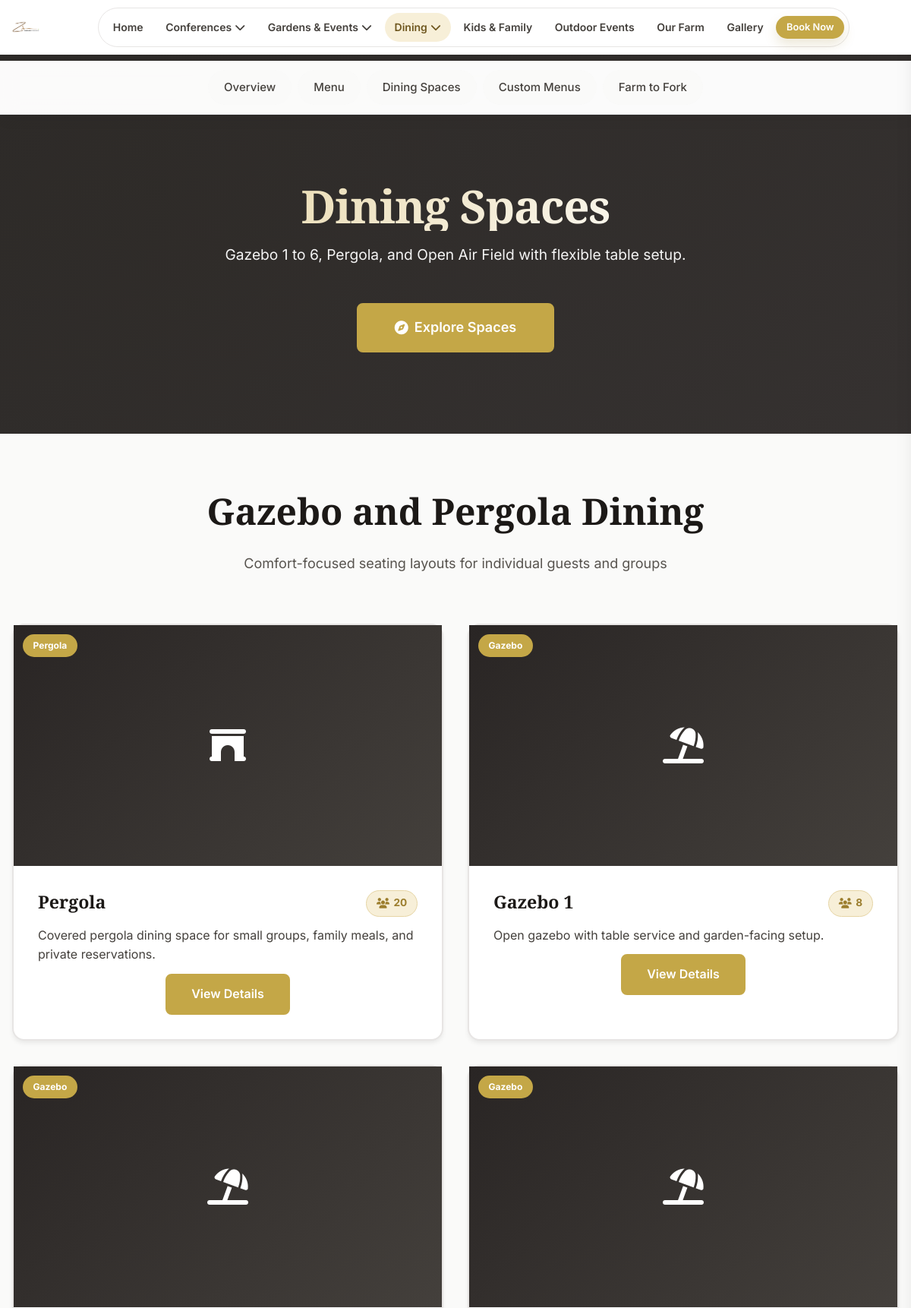
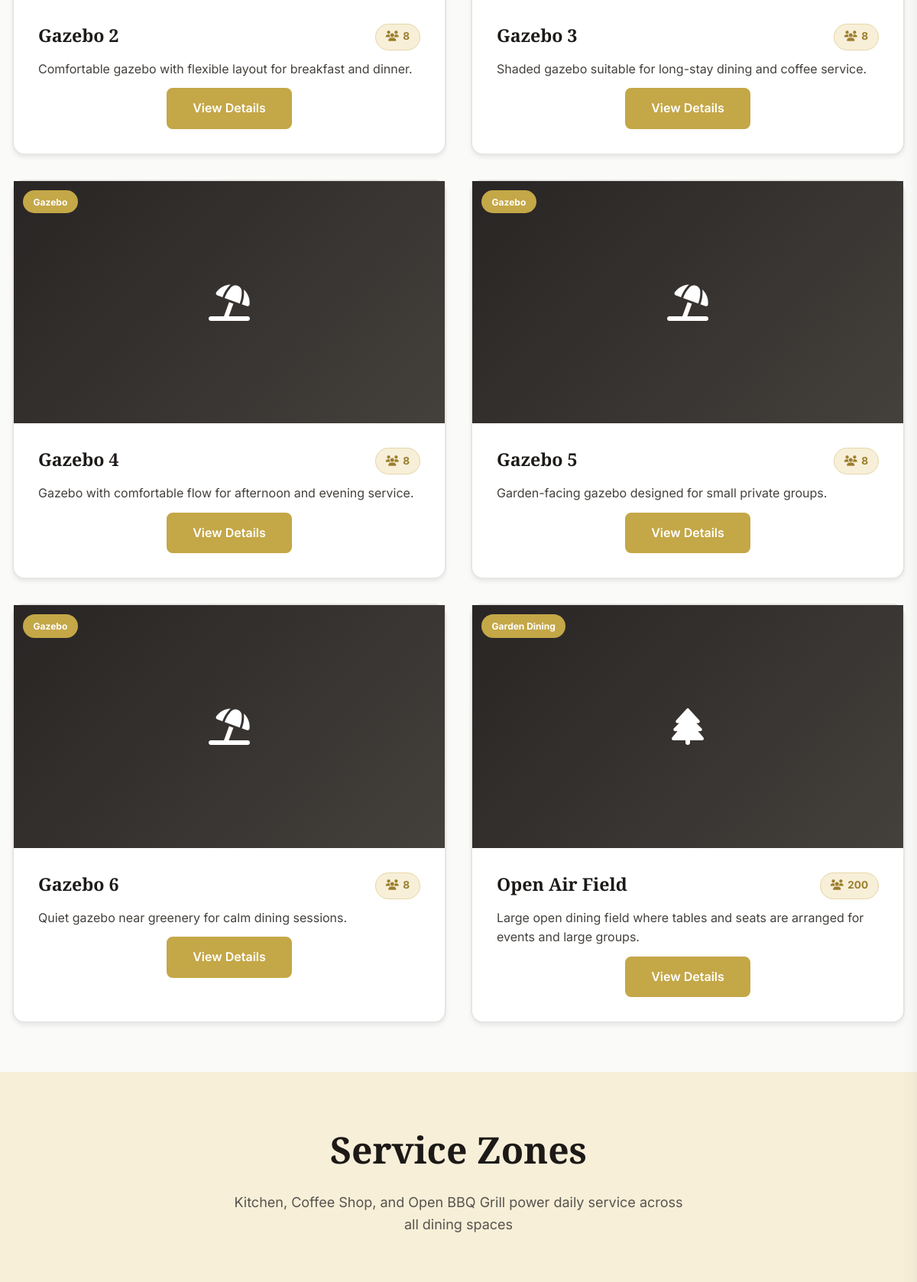
The page /dining/dining-spaces/ (upper part) on the database its author committed (2 pictures, top to bottom).
### apps/dining/models.py (models this page shows, shortened)
class DiningPage(SEOFields, TimeStampedModel):
    hero_title = models.CharField(
        max_length=200,
        default="Dining Experience"
    )
    hero_subtitle = models.TextField(
        default="Farm-to-fork dining in a serene, non-alcoholic environment"
    )
    intro_text = models.TextField(
        default="Experience fresh, organic meals prepared with ingredients from our own farm. Enjoy dining in our beautiful pergolas and gazebos surrounded by nature."
    )
    farm_title = models.CharField(
        max_length=200,
        default="Farm-to-Fork Freshness"
    )
    farm_subtitle = models.TextField(
        default="All ingredients sourced directly from our organic farm"
    )
    spaces_title = models.CharField(
        max_length=200,
        default="Prime Dining Spaces"
    )
    spaces_subtitle = models.TextField(
        default="Beautiful locations for memorable dining experiences"
    )
    menu_pdf = models.FileField(
        upload_to='dining/menus/',
        blank=True,
        help_text="Upload PDF menu file"
    )
    menu_title = models.CharField(
        max_length=200,
        default="Our Menu"
    )
    menu_subtitle = models.TextField(
        default="Fresh, organic, and delicious"
    )
    is_active = models.BooleanField(default=True)
    class Meta:
        verbose_name = "Dining Page Settings"
        verbose_name_plural = "Dining Page Settings"

class DiningSpace(models.Model):
    SPACE_TYPES = [
        ('pergola', 'Pergola'),
        ('gazebo', 'Gazebo'),
        ('garden', 'Garden Dining'),
    ]
    name = models.CharField(max_length=100)
    slug = models.SlugField(unique=True)
    space_type = models.CharField(max_length=20, choices=SPACE_TYPES)
    description = models.TextField()
    capacity = models.IntegerField(
        validators=[MinValueValidator(1)],
        help_text="Number of people"
    )
    ideal_for = models.TextField(
        help_text="Ideal occasions, one per line"
    )
    has_lighting = models.BooleanField(default=True)
    has_power = models.BooleanField(default=True)
    is_covered = models.BooleanField(default=True)
    is_private = models.BooleanField(default=True)
    is_featured = models.BooleanField(default=False)
    is_active = models.BooleanField(default=True)
    display_order = models.IntegerField(default=0)
    class Meta:
        verbose_name = "Dining Space"
        verbose_name_plural = "Dining Spaces"
        ordering = ['display_order']

### apps/dining/views.py (the view)
# urls.py: path('dining-spaces/', views.dining_spaces_view, name='spaces'),
def dining_spaces_view(request):
    page_settings = DiningPage.objects.filter(is_active=True).first()
    if not page_settings:
        page_settings = DiningPage.objects.create()
    dining_spaces = DiningSpace.objects.filter(
        is_active=True
    ).order_by('display_order')
    pergolas = dining_spaces.filter(space_type='pergola')
    gazebos = dining_spaces.filter(space_type='gazebo')
    garden_dining = dining_spaces.filter(space_type='garden')
    context = {
        'page_settings': page_settings,
        'pergolas': pergolas,
        'gazebos': gazebos,
        'garden_dining': garden_dining,
    }
    return render(request, 'dining/spaces.html', context)

### apps/conferences/context_processors.py (called while the page is built)
def _ordered_conference_categories_queryset():
    return (
        ConferenceCategory.objects.filter(
            is_active=True,
            category_type__in=["board", "meeting", "hall"],
        )
        .annotate(
            sort_priority=Case(
                When(category_type="board", then=Value(1)),
                When(category_type="meeting", then=Value(2)),
                When(category_type="hall", then=Value(3)),
                default=Value(99),
                output_field=IntegerField(),
            )
        )
        .order_by("sort_priority", "display_order", "name")
    )

def conference_categories(request):
    return {
        "conference_categories": _ordered_conference_categories_queryset()
    }

### apps/gardens/context_processors.py (called while the page is built)
def gardens_categories(request):
    return {
        'gardens_categories': EventType.objects.filter(
            is_active=True
        ).order_by('category', 'display_order')
    }

### apps/dining/templates/dining/spaces.html (shortened to what this page needs)
{% extends "dining/base.html" %}
{% load static %}
{% block dining_content %}
<section class="dining-hero">
    <div class="container">
        <div class="dining-hero-content">
            <h1 class="dining-hero-title">{{ page_settings.spaces_title|default:"Dining Spaces" }}</h1>
            <p class="dining-hero-subtitle">{{ page_settings.spaces_subtitle|default:"Beautiful locations for memorable dining experiences" }}</p>
            <a href="#spaces-list" class="btn btn-gold btn-large">
                <i class="fas fa-compass"></i> Explore Spaces
            </a>
        </div>
    </div>
</section>
<section class="section-padding" id="spaces-list">
    <div class="container">
        <div class="section-header">
            <h2 class="section-title">Gazebo and Pergola Dining</h2>
            <p class="section-subtitle">Comfort-focused seating layouts for individual guests and groups</p>
        </div>
        <div class="space-grid">
            {% for space in pergolas %}
            <article class="space-card">
                <div class="space-image-container">
                    <div class="room-image-placeholder"><i class="fas fa-archway fa-3x"></i></div>
                    <span class="space-badge">{{ space.get_space_type_display }}</span>
                </div>
                <div class="space-content">
                    <div class="space-header">
                        <h3 class="space-title">{{ space.name }}</h3>
                        <div class="space-capacity"><i class="fas fa-users"></i>{{ space.capacity }}</div>
                    </div>
                    <p class="space-description">{{ space.description|truncatewords:22 }}</p>
                    <div class="room-actions">
                        <a href="{% url 'dining:space_detail' space.slug %}" class="btn btn-gold">View Details</a>
                    </div>
                </div>
            </article>
            {% endfor %}
            {% for space in gazebos %}
            <article class="space-card">
                <div class="space-image-container">
                    <div class="room-image-placeholder"><i class="fas fa-umbrella-beach fa-3x"></i></div>
                    <span class="space-badge">{{ space.get_space_type_display }}</span>
                </div>
                <div class="space-content">
                    <div class="space-header">
                        <h3 class="space-title">{{ space.name }}</h3>
                        <div class="space-capacity"><i class="fas fa-users"></i>{{ space.capacity }}</div>
                    </div>
                    <p class="space-description">{{ space.description|truncatewords:22 }}</p>
                    <div class="room-actions">
                        <a href="{% url 'dining:space_detail' space.slug %}" class="btn btn-gold">View Details</a>
                    </div>
                </div>
            </article>
            {% endfor %}
            {% for space in garden_dining %}
            <article class="space-card">
                <div class="space-image-container">
                    <div class="room-image-placeholder"><i class="fas fa-tree fa-3x"></i></div>
                    <span class="space-badge">{{ space.get_space_type_display }}</span>
                </div>
                <div class="space-content">
                    <div class="space-header">
                        <h3 class="space-title">{{ space.name }}</h3>
                        <div class="space-capacity"><i class="fas fa-users"></i>{{ space.capacity }}</div>
                    </div>
                    <p class="space-description">{{ space.description|truncatewords:22 }}</p>
                    <div class="room-actions">
                        <a href="{% url 'dining:space_detail' space.slug %}" class="btn btn-gold">View Details</a>
                    </div>
                </div>
            </article>
            {% endfor %}
        </div>
    </div>
</section>
<section class="section-padding bg-gold-light">
    <div class="container">
        <div class="section-header">
            <h2 class="section-title">Service Zones</h2>
            <p class="section-subtitle">Kitchen, Coffee Shop, and Open BBQ Grill power daily service across all dining spaces</p>
        </div>
    </div>
</section>
{% endblock %}

### static/css/style.css (style rules this page uses)
:root { --gold-light: #f7efd8; --gold-medium: #e6d5a5; --gold-dark: #c4a747; --gold-darker: #9c7e2e; --gold-accessible: #6f571f; --gold-accent: #ffd700; --neutral-50: #fafaf9; --neutral-100: #f5f5f4; --neutral-200: #e7e5e4; --neutral-300: #d6d3d1; --neutral-400: #a8a29e; --neutral-500: #78716c; --neutral-600: #57534e; --neutral-700: #44403c; --neutral-800: #292524; --neutral-900: #1c1917; --font-sans: 'Inter', -apple-system, BlinkMacSystemFont, 'Segoe UI', Roboto, sans-serif; --font-serif: 'Playfair Display', Georgia, serif; --space-1: 0.25rem; --space-2: 0.5rem; --space-3: 0.75rem; --space-4: 1rem; --space-5: 1.5rem; --space-6: 2rem; --space-8: 3rem; --space-10: 4rem; --space-12: 6rem; }
* { margin: 0; padding: 0; box-sizing: border-box; }
html { font-size: 16px; scroll-behavior: smooth; }
body { font-family: var(--font-sans); line-height: 1.6; color: var(--neutral-800); background: var(--neutral-50); }
.container { width: 100%; max-width: 1200px; margin: 0 auto; padding: 0 var(--space-4); }
.section-padding { padding: var(--space-10) 0; }
.bg-gold-light { background: var(--gold-light); }
.btn { display: inline-flex; align-items: center; justify-content: center; gap: 0.5rem; padding: var(--space-3) var(--space-6); font-family: var(--font-sans); font-weight: 600; text-decoration: none; border-radius: 0.5rem; border: none; cursor: pointer; transition: all 0.3s ease; white-space: nowrap; max-width: 100%; }
.btn-gold { background: var(--gold-dark); color: white !important; border: 2px solid var(--gold-dark); }
.btn-large { padding: var(--space-4) var(--space-8); font-size: 1.125rem; }
.section-header { text-align: center; margin-bottom: var(--space-10); }
.section-title { font-family: var(--font-serif); font-size: 2.5rem; color: var(--neutral-900); margin-bottom: var(--space-4); }
.section-subtitle { font-size: 1.125rem; color: var(--neutral-600); max-width: 600px; margin: 0 auto; line-height: 1.6; }
.facility-cta, .room-actions { display: flex; flex-wrap: wrap; gap: var(--space-3); justify-content: center; align-items: stretch; }
@media (min-width: 768px) { .section-title { font-size: 3rem; } }

### rows shown on the page
DiningPage: spaces_title "Dining Spaces", spaces_subtitle "Gazebo 1 to 6, Pergola, and Open Air Field with flexible table setup."
DiningSpace: space_type "Pergola", name "Pergola", capacity "20", description "Covered pergola dining space for small groups, family meals, and private reservations."
DiningSpace: space_type "Gazebo", name "Gazebo 1", capacity "8", description "Open gazebo with table service and garden-facing setup."
DiningSpace: space_type "Gazebo", name "Gazebo 2", capacity "8", description "Comfortable gazebo with flexible layout for breakfast and dinner."
DiningSpace: space_type "Gazebo", name "Gazebo 3", capacity "8", description "Shaded gazebo suitable for long-stay dining and coffee service."
DiningSpace: space_type "Gazebo", name "Gazebo 4", capacity "8", description "Gazebo with comfortable flow for afternoon and evening service."
DiningSpace: space_type "Gazebo", name "Gazebo 5", capacity "8", description "Garden-facing gazebo designed for small private groups."
DiningSpace: space_type "Gazebo", name "Gazebo 6", capacity "8", description "Quiet gazebo near greenery for calm dining sessions."
DiningSpace: space_type "Garden Dining", name "Open Air Field", capacity "200", description "Large open dining field where tables and seats are arranged for events and large groups."
